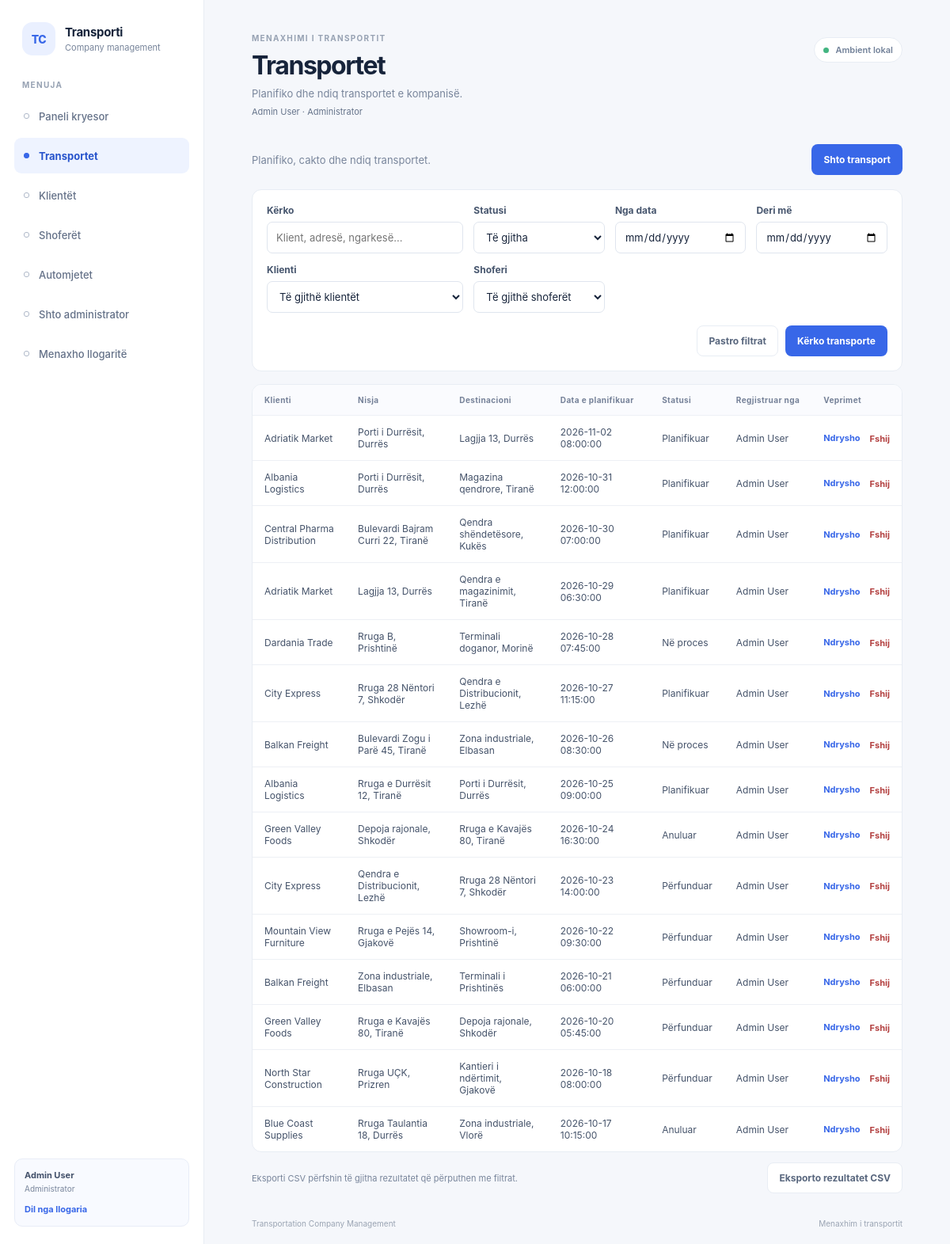
The app's page /?page=transports (signed in) with its own data.
### tables this page shows
CREATE TABLE users (
    id INT UNSIGNED NOT NULL AUTO_INCREMENT,
    full_name VARCHAR(150) NOT NULL,
    email VARCHAR(150) NOT NULL,
    password_hash VARCHAR(255) NOT NULL,
    role ENUM('ADMIN', 'DISPATCHER') NOT NULL,
    is_active TINYINT(1) NOT NULL DEFAULT 1,
    email_verified_at DATETIME NULL DEFAULT NULL,
    created_at DATETIME NOT NULL DEFAULT CURRENT_TIMESTAMP,
    PRIMARY KEY (id),
    UNIQUE KEY uq_users_email (email)
);

CREATE TABLE transports (
    id INT UNSIGNED NOT NULL AUTO_INCREMENT,
    customer_id INT UNSIGNED NOT NULL,
    driver_id INT UNSIGNED NULL,
    vehicle_id INT UNSIGNED NULL,
    created_by INT UNSIGNED NOT NULL,
    pickup_address VARCHAR(255) NOT NULL,
    destination_address VARCHAR(255) NOT NULL,
    cargo_description TEXT NOT NULL,
    scheduled_date DATETIME NOT NULL,
    status ENUM('PLANNED', 'IN_PROGRESS', 'COMPLETED', 'CANCELLED') NOT NULL DEFAULT 'PLANNED',
    created_at DATETIME NOT NULL DEFAULT CURRENT_TIMESTAMP,
    updated_at DATETIME NULL DEFAULT NULL ON UPDATE CURRENT_TIMESTAMP,
    PRIMARY KEY (id),
    KEY idx_transports_customer_id (customer_id),
    KEY idx_transports_driver_id (driver_id),
    KEY idx_transports_vehicle_id (vehicle_id),
    KEY idx_transports_created_by (created_by),
    KEY idx_transports_status (status),
    KEY idx_transports_scheduled_date (scheduled_date),
    CONSTRAINT fk_transports_customer
        FOREIGN KEY (customer_id) REFERENCES customers(id)
        ON DELETE RESTRICT ON UPDATE CASCADE,
    CONSTRAINT fk_transports_driver
        FOREIGN KEY (driver_id) REFERENCES drivers(id)
        ON DELETE SET NULL ON UPDATE CASCADE,
    CONSTRAINT fk_transports_vehicle
        FOREIGN KEY (vehicle_id) REFERENCES vehicles(id)
        ON DELETE SET NULL ON UPDATE CASCADE,
    CONSTRAINT fk_transports_created_by
        FOREIGN KEY (created_by) REFERENCES users(id)
        ON DELETE RESTRICT ON UPDATE CASCADE
);

CREATE TABLE customers (
    id INT UNSIGNED NOT NULL AUTO_INCREMENT,
    company_name VARCHAR(150) NOT NULL,
    contact_person VARCHAR(150) NOT NULL,
    phone VARCHAR(30) NOT NULL,
    email VARCHAR(150) NOT NULL,
    address VARCHAR(255) NOT NULL,
    created_at DATETIME NOT NULL DEFAULT CURRENT_TIMESTAMP,
    PRIMARY KEY (id),
    UNIQUE KEY uq_customers_email (email),
    KEY idx_customers_company_name (company_name)
);

### src/Views/pages/module.php (the view, shortened to what the rows shown need)
<?php
$module = $moduleData['module'];
$formAction = $moduleData['action'];
$escape = static fn (mixed $value): string => htmlspecialchars((string) $value, ENT_QUOTES, 'UTF-8');
?>
<?php if ($formAction === 'create' || $formAction === 'edit'): ?>
    <form class="record-form" method="post" action="?page=<?= urlencode($pageKey) ?>">
        <input type="hidden" name="csrf_token" value="<?= $escape($moduleData['csrfToken']) ?>">
        <input type="hidden" name="action" value="<?= $formAction === 'create' ? 'create' : 'update' ?>">
        <?php if ($formAction === 'edit'): ?>
            <input type="hidden" name="id" value="<?= (int) $moduleData['id'] ?>">
        <?php endif; ?>
        <div class="form-grid">
            <?php foreach ($module['fields'] as $name => $field): ?>
                <?php
                $value = $moduleData['values'][$name] ?? '';
                $fieldId = 'field-' . $name;
                ?>
                <div class="form-field<?= $field['type'] === 'textarea' ? ' form-field-wide' : '' ?>">
                    <label for="<?= $escape($fieldId) ?>">
                        <?= $escape($field['label']) ?>
                        <?php if ($field['required']): ?><span aria-hidden="true">*</span><?php endif; ?>
                    </label>
                    <?php if ($field['type'] === 'select'): ?>
                        <select id="<?= $escape($fieldId) ?>" name="<?= $escape($name) ?>" <?= $field['required'] ? 'required' : '' ?>>
                            <?php if (!$field['required']): ?>
                                <option value="">Pa caktuar</option>
                            <?php else: ?>
                                <option value="">Zgjidh...</option>
                            <?php endif; ?>
                            <?php foreach ($moduleData['options'][$name] ?? [] as $option): ?>
                                <option value="<?= $escape($option['value']) ?>" <?= (string) $value === $option['value'] ? 'selected' : '' ?>>
                                    <?= $escape($option['label']) ?>
                                </option>
                            <?php endforeach; ?>
                        </select>
                    <?php elseif ($field['type'] === 'textarea'): ?>
                        <textarea id="<?= $escape($fieldId) ?>" name="<?= $escape($name) ?>" rows="4" <?= $field['required'] ? 'required' : '' ?>><?= $escape($value) ?></textarea>
                    <?php else: ?>
                        <input
                            id="<?= $escape($fieldId) ?>"
                            name="<?= $escape($name) ?>"
                            type="<?= $escape($field['type']) ?>"
                            value="<?= $escape($value) ?>"
                            <?= isset($field['max']) ? 'maxlength="' . (int) $field['max'] . '"' : '' ?>
                            <?= isset($field['min']) ? 'min="' . (int) $field['min'] . '"' : '' ?>
                            <?= $field['type'] === 'number' ? 'step="1"' : '' ?>
                            <?= $field['required'] ? 'required' : '' ?>
                        >
                    <?php endif; ?>
                </div>
            <?php endforeach; ?>
        </div>
        <div class="form-actions">
            <a class="button button-secondary" href="?page=<?= urlencode($pageKey) ?>">Anulo</a>
            <button class="button button-primary" type="submit"><?= $formAction === 'create' ? 'Ruaj regjistrin' : 'Ruaj ndryshimet' ?></button>
        </div>
    </form>
<?php else: ?>
    <div class="table-card">
        <?php if ($moduleData['rows'] === []): ?>
            <div class="empty-state">
                <strong><?= $pageKey === 'transports' ? 'Nuk u gjet asnjë transport' : 'Nuk ka ende të dhëna' ?></strong>
                <p><?= $pageKey === 'transports' ? 'Ndrysho kriteret e kërkimit ose pastro filtrat.' : 'Shto regjistrin e parë për modulin ' . $escape(mb_strtolower($module['title'])) . '.' ?></p>
            </div>
        <?php else: ?>
            <div class="table-scroll">
                <table>
                    <thead>
                        <tr>
                            <?php foreach ($module['columns'] as $label): ?>
                                <th scope="col"><?= $escape($label) ?></th>
                            <?php endforeach; ?>
                            <?php if ($moduleData['canManage']): ?>
                                <th scope="col">Veprimet</th>
                            <?php endif; ?>
                        </tr>
                    </thead>
                    <tbody>
                        <?php foreach ($moduleData['rows'] as $row): ?>
                            <tr>
                                <?php foreach ($module['columns'] as $column => $label): ?>
                                    <td><?= $escape($row[$column] ?? '') ?></td>
                                <?php endforeach; ?>
                                <?php if ($moduleData['canManage']): ?>
                                <td>
                                    <div class="row-actions">
                                        <a class="text-action" href="?page=<?= urlencode($pageKey) ?>&amp;action=edit&amp;id=<?= (int) $row['id'] ?>">Ndrysho</a>
                                        <form method="post" action="?page=<?= urlencode($pageKey) ?>" onsubmit="return confirm('Je i sigurt që dëshiron ta fshish këtë regjistër?')">
                                            <button class="text-action text-action-danger" type="submit">Fshij</button>
                                        </form>
                                    </div>
                                </td>
                                <?php endif; ?>
                            </tr>
                        <?php endforeach; ?>
                    </tbody>
                </table>
            </div>
        <?php endif; ?>
    </div>
<?php endif; ?>

### src/Views/layout.php (shortened to what the rows shown need)
<!doctype html>
<html lang="sq">
<head>
    <link rel="stylesheet" href="assets/app.css">
</head>
<body>
    <div class="app-shell">
        <aside class="sidebar" aria-label="Navigimi kryesor">
            <?php require __DIR__ . '/components/navigation.php'; ?>
        </aside>
        <main class="main-content">
            <header class="page-header">
                <div>
                    <p class="eyebrow">MENAXHIMI I TRANSPORTIT</p>
                    <h1><?= htmlspecialchars($page['title'], ENT_QUOTES, 'UTF-8') ?></h1>
                    <p class="page-description"><?= htmlspecialchars($page['description'], ENT_QUOTES, 'UTF-8') ?></p>
                    <?php if ($user !== null): ?>
                        <p class="signed-in-user">
                            <?= htmlspecialchars($user['full_name'], ENT_QUOTES, 'UTF-8') ?>
                            · <?= $user['role'] === 'ADMIN' ? 'Administrator' : 'Dispeçer' ?>
                        </p>
                    <?php endif; ?>
                </div>
            </header>
            <section class="page-content" aria-labelledby="page-content-heading">
                <?php if ($databaseError === null && ($moduleData !== null || in_array($pageKey, ['dashboard', 'not_found', 'add-admin', 'users'], true))): ?>
                    <?php require $viewFile; ?>
                <?php endif; ?>
            </section>
        </main>
    </div>
</body>
</html>

### src/Views/components/navigation.php (shortened to what the rows shown need)
<div class="sidebar-note">
    <div class="session-user">
        <strong><?= htmlspecialchars($user['full_name'], ENT_QUOTES, 'UTF-8') ?></strong>
        <span><?= $user['role'] === 'ADMIN' ? 'Administrator' : 'Dispeçer' ?></span>
        <form method="post" action="?page=logout">
            <button type="submit">Dil nga llogaria</button>
        </form>
    </div>
</div>

### records on screen
users: full_name "Admin User"
transports: customer.company_name "Adriatik Market", pickup_address "Porti i Durrësit, Durrës", destination_address "Lagjja 13, Durrës", scheduled_date "2026-11-02 08:00:00", column "Planifikuar", created_by.full_name "Admin User"
transports: customer.company_name "Albania Logistics", pickup_address "Porti i Durrësit, Durrës", destination_address "Magazina qendrore, Tiranë", scheduled_date "2026-10-31 12:00:00", column "Planifikuar", created_by.full_name "Admin User"
transports: customer.company_name "Central Pharma Distribution", pickup_address "Bulevardi Bajram Curri 22, Tiranë", destination_address "Qendra shëndetësore, Kukës", scheduled_date "2026-10-30 07:00:00", column "Planifikuar", created_by.full_name "Admin User"
transports: customer.company_name "Adriatik Market", pickup_address "Lagjja 13, Durrës", destination_address "Qendra e magazinimit, Tiranë", scheduled_date "2026-10-29 06:30:00", column "Planifikuar", created_by.full_name "Admin User"
transports: customer.company_name "Dardania Trade", pickup_address "Rruga B, Prishtinë", destination_address "Terminali doganor, Morinë", scheduled_date "2026-10-28 07:45:00", column "Në proces", created_by.full_name "Admin User"
transports: customer.company_name "City Express", pickup_address "Rruga 28 Nëntori 7, Shkodër", destination_address "Qendra e Distribucionit, Lezhë", scheduled_date "2026-10-27 11:15:00", column "Planifikuar", created_by.full_name "Admin User"
transports: customer.company_name "Balkan Freight", pickup_address "Bulevardi Zogu i Parë 45, Tiranë", destination_address "Zona industriale, Elbasan", scheduled_date "2026-10-26 08:30:00", column "Në proces", created_by.full_name "Admin User"
transports: customer.company_name "Albania Logistics", pickup_address "Rruga e Durrësit 12, Tiranë", destination_address "Porti i Durrësit, Durrës", scheduled_date "2026-10-25 09:00:00", column "Planifikuar", created_by.full_name "Admin User"
transports: customer.company_name "Green Valley Foods", pickup_address "Depoja rajonale, Shkodër", destination_address "Rruga e Kavajës 80, Tiranë", scheduled_date "2026-10-24 16:30:00", column "Anuluar", created_by.full_name "Admin User"
transports: customer.company_name "City Express", pickup_address "Qendra e Distribucionit, Lezhë", destination_address "Rruga 28 Nëntori 7, Shkodër", scheduled_date "2026-10-23 14:00:00", column "Përfunduar", created_by.full_name "Admin User"
transports: customer.company_name "Mountain View Furniture", pickup_address "Rruga e Pejës 14, Gjakovë", destination_address "Showroom-i, Prishtinë", scheduled_date "2026-10-22 09:30:00", column "Përfunduar", created_by.full_name "Admin User"
transports: customer.company_name "Balkan Freight", pickup_address "Zona industriale, Elbasan", destination_address "Terminali i Prishtinës", scheduled_date "2026-10-21 06:00:00", column "Përfunduar", created_by.full_name "Admin User"
transports: customer.company_name "Green Valley Foods", pickup_address "Rruga e Kavajës 80, Tiranë", destination_address "Depoja rajonale, Shkodër", scheduled_date "2026-10-20 05:45:00", column "Përfunduar", created_by.full_name "Admin User"
transports: customer.company_name "North Star Construction", pickup_address "Rruga UÇK, Prizren", destination_address "Kantieri i ndërtimit, Gjakovë", scheduled_date "2026-10-18 08:00:00", column "Përfunduar", created_by.full_name "Admin User"
transports: customer.company_name "Blue Coast Supplies", pickup_address "Rruga Taulantia 18, Durrës", destination_address "Zona industriale, Vlorë", scheduled_date "2026-10-17 10:15:00", column "Anuluar", created_by.full_name "Admin User"

### other values on screen
$label "Paneli kryesor"
$label "Transportet"
$label "Klientët"
$label "Shoferët"
$label "Automjetet"
$page['title'] "Transportet"
$page['description'] "Planifiko dhe ndiq transportet e kompanisë."
$escape($module['description']) "Planifiko, cakto dhe ndiq transportet."
$escape($module['singular']) "transport"
$escape($label) "Klienti"
$escape($label) "Nisja"
$escape($label) "Destinacioni"
$escape($label) "Data e planifikuar"
$escape($label) "Statusi"
$escape($label) "Regjistruar nga"
